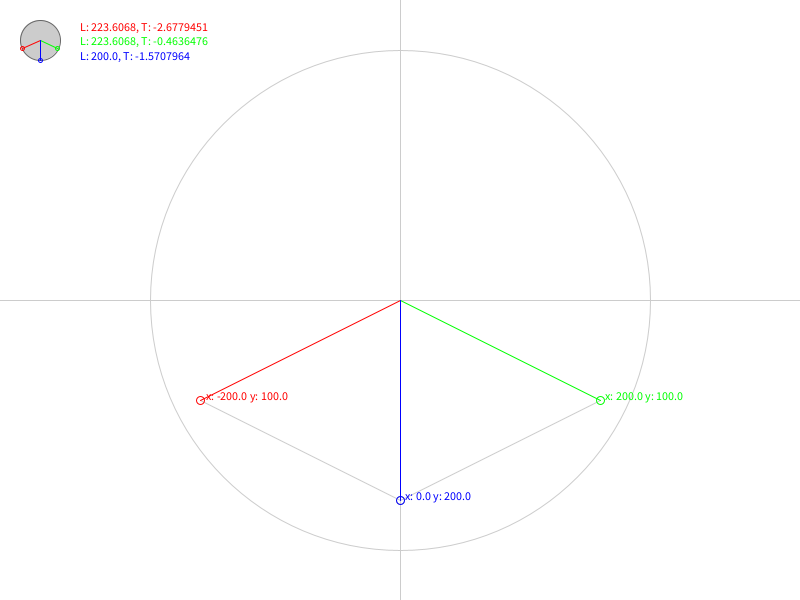
Frame 1 (no input)
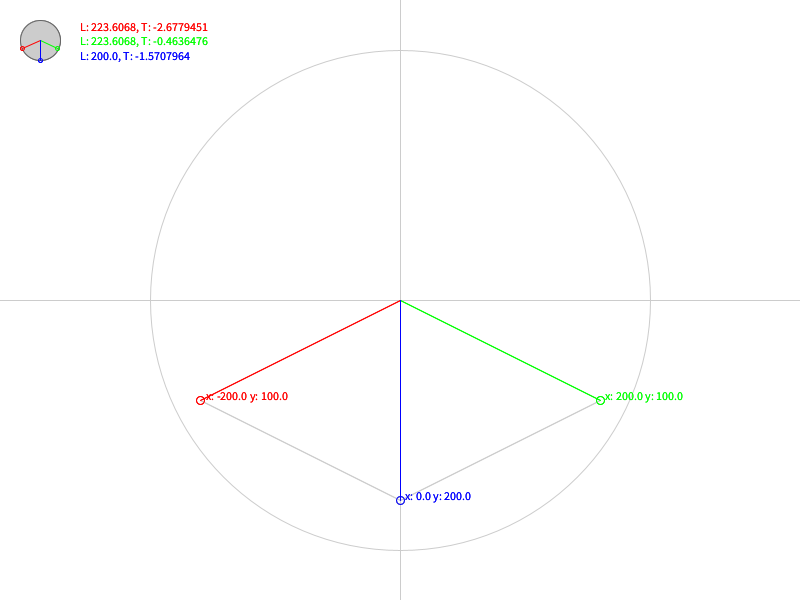
Frame 60 (the mouse pressed at the canvas centre just before this capture)
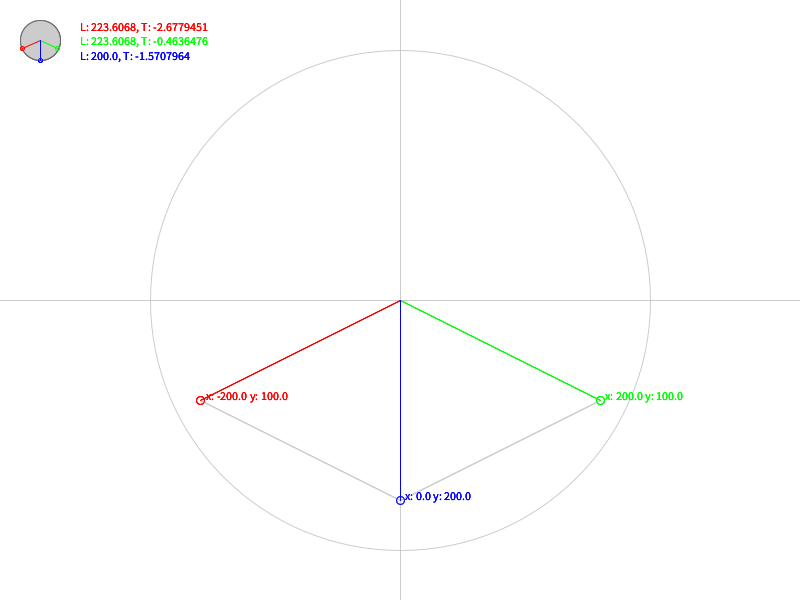
Frame 120 (the mouse held since frame 60 and released just before this capture)

The Processing sketch that drew these frames (run headless with seeded random() and noise(); from frame 60 on, the mouse is pressed at the canvas centre):

// Processing sketch: a10_2_KonVerPol
// ── a10_2_KonVerPol.pde
/*
Aufgabe: 10.2 Konstruktoren, Vererbung, Polymorphie
 Name: Scheurer, Alexander
 Matrikel: 238205
 Datum: 17.12.11
 Hiermit versichere ich, dass ich diesen Code selbst geschrieben
 habe. Er wurde nicht kopiert und auch nicht diktiert.
 */

PVectorEx v1 = new PVectorEx(-200, 100);
PVectorEx v2 = new PVectorEx(200, 100);
PVectorEx v3 = new PVectorEx();

PVectorEx v1n = new PVectorEx();
PVectorEx v2n = new PVectorEx();
PVectorEx v3n = new PVectorEx();


void setup() {
  size(800, 600);
  smooth();

  background(#ffffff);

  pushMatrix();
  translate(width/2, height/2);
  stroke(#cccccc);
  line(0, height, 0, -height);
  line(width, 0, -width, 0);
  noFill();
  if (width >= height) {
    ellipse(0, 0, height-100, height-100);
  }
  else {    
    ellipse(0, 0, width-100, width-100);
  }
  popMatrix();
  loadPixels();
}

void draw() {

  pushMatrix();
  translate(width/2, height/2);

  updatePixels();


  v1.paint(v2.x, v2.y, #cccccc);
  v2.paint(v1.x, v1.y, #cccccc);

  fill(#ff0000);
  v1.paint(0, 0, #ff0000);
  text(v1.toString(), v1.x+5, v1.y);

  fill(#00ff00);
  v2.paint(0, 0, #00ff00);
  text(v2.toString(), v2.x+5, v2.y);

  fill(#0000ff);
  v3.set(v1);
  v3.add(v2);
  v3.paint(0, 0, #0000ff);
  text(v3.toString(), v3.x+5, v3.y);

  popMatrix();

  //Normalisirte Miniaturansicht

  pushMatrix();
  translate(40, 40);

  fill(#ff0000);
  text(v1.toPolar(), 40, -10);
  fill(#00ff00);
  text(v2.toPolar(), 40, 5);
  fill(#0000ff);
  text(v3.toPolar(), 40, 20);

  fill(#cccccc);
  stroke(#666666);
  ellipse(0, 0, 40, 40);

  v1n.set(v1);
  v1n.normalize();
  v1n.mult(20);
  v1n.paint(0, 0, #ff0000, 4);

  v2n.set(v2);
  v2n.normalize();
  v2n.mult(20);
  v2n.paint(0, 0, #00ff00, 4);

  v3n.set(v3);
  v3n.normalize();
  v3n.mult(20);
  v3n.paint(0, 0, #0000ff, 4);

  popMatrix();
}



void mouseDragged() {
  vektorMove();
}
void mousePressed() {
  vektorMove();
}
void mouseReleased() {
  vektorMove();
}

void vektorMove() {  
  if (mouseButton==LEFT) {
    v1.x=mouseX-width/2;
    v1.y=mouseY-height/2;
  } 
  if (mouseButton==RIGHT) {
    v2.x=mouseX-width/2;
    v2.y=mouseY-height/2;
  }
}


// ── PVektorEx.pde
class PVectorEx extends PVector {
  PVectorEx (float x, float y) {
    super(x, y);
  }
  PVectorEx () {
    super();
  }
  String toString() {
    return("x: " + x + " y: " + y);
  }
  String toPolar() {
    return("L: " + super.mag() + ","+" T: " + -atan2(y, x));
  }
  void paint (float _x, float _y, color _c) {
    stroke(_c);
    line(_x, _y, _x+x, _y+y);
    noFill();
    ellipse(_x+x, _y+y, 8, 8);
  }
  void paint (float _x, float _y, color _c, int _e) {
    stroke(_c);
    line(_x, _y, _x+x, _y+y);
    noFill();
    ellipse(_x+x, _y+y, _e, _e);
  }
}
